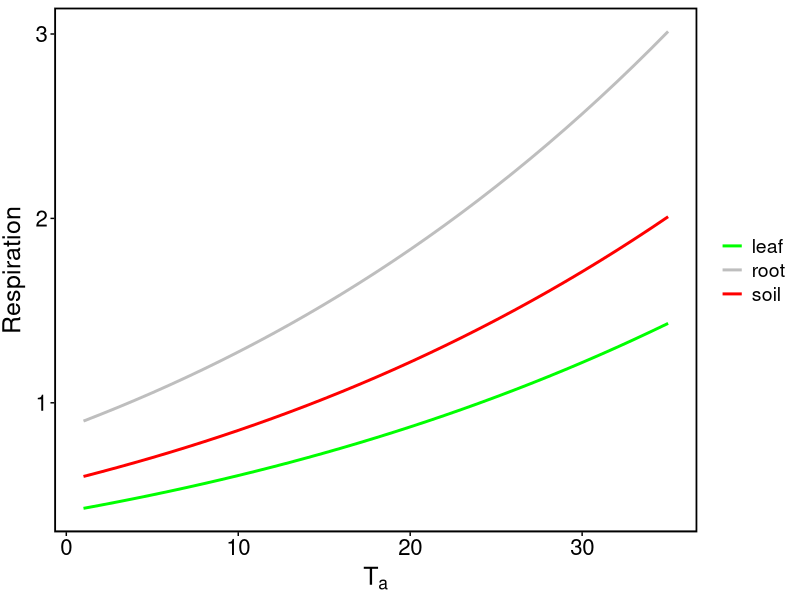
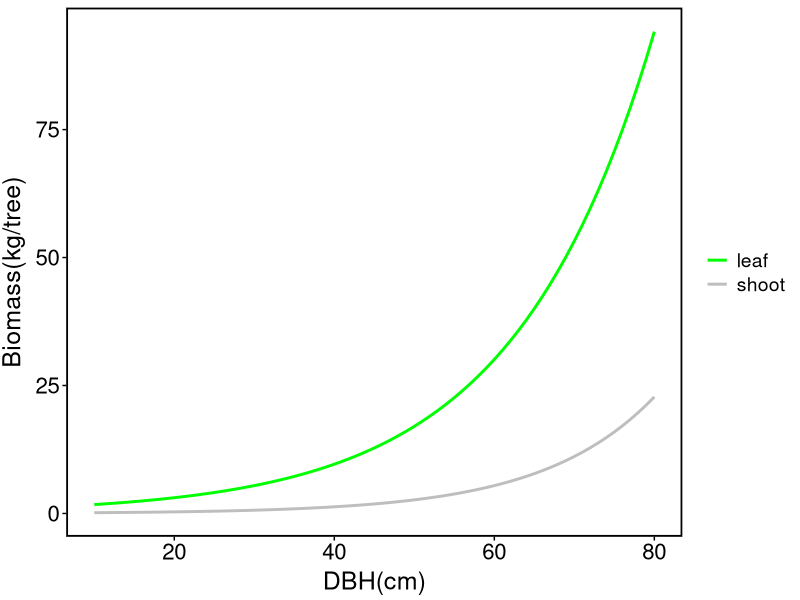
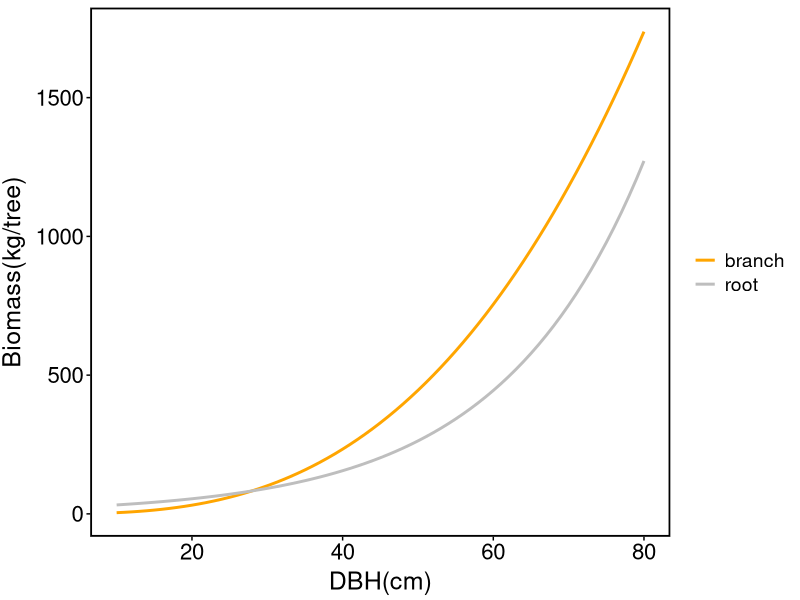
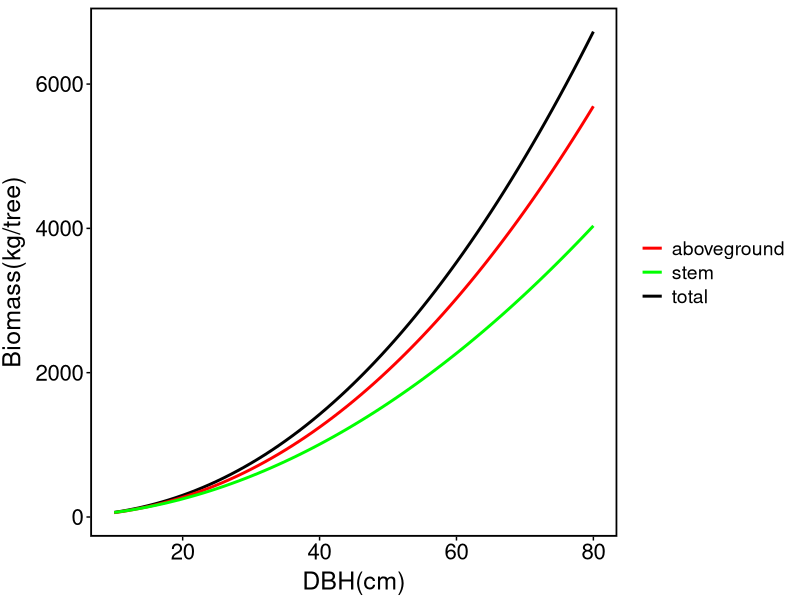

Reproduce these figures in R, in order.
require(ggplot2)
require(cowplot)

## list of definitions on respiration
##      C_B        =           A_G          +         R_f          +         R_w         +       R_r
## carbon balance     gross C assimilation     foliar respiration     woody respiration    root respiration                ----
##                                          |                                            |                                    |
##                                          |                                            |                                    |
##                                          ----------------------------------------------                                    |
##                                                                ||                                                          |
##                                                               \||/                                                         |==>           R_sr
##                                                                \/                           R_s (R_h)                      |    soil + root respiration
##                                                                R_A                      soil respiration                   |   (belowground respiration)
##                                                      aboveground respiration       (heterotrophic respiration)             |
##                                                                                In some papers, soil respiration is the     |                |
##                                                                 |              sum of root and heterotrophic respiration ----               |
##                                                                 |                                                                           |
##                                                                 -----------------------------------------------------------------------------
##                                                                                                        ||
##                                                                                                       \||/
##                                                                                                        \/
##                                                                                                        R_E
##                                                                                              ecosystem respiration
##
##
## growth respiration is not considered according to the carbon budget given by
##    Le Goff et al. 2004

#UTILS---------------------------------------------------------
require(ggplot2)
theme1 <- theme_bw()+
  theme(axis.text.x=element_text(size=16,angle=0,colour="black"),
        axis.text.y=element_text(size=16,angle=0,colour="black"),
        axis.title=element_text(size=18),
        axis.line=element_line(linetype=1,color="black",size=0.1),
        axis.ticks = element_line(colour="black"),
        panel.grid.major = element_blank(), #change the major and minor grid lines,
        panel.grid.minor = element_blank(), #if want to change, check this parameters, I think it's easier to dao that
        #strip.background = element_rect(colour = "black",size = 0.8),
        #panel.background = element_rect(colour="black", fill="white"),
        #panel.border = element_blank(),
        panel.border = element_rect(colour = "black",fill=NA,size = 1.2),
        plot.title=element_text(size=14,angle=0,colour="black", face = "italic"),
        plot.tag=element_text(size=14,angle=0,colour="black", face = "bold"),
        plot.caption=element_text(size=14,angle=0,colour="black",face = "italic"),
        axis.title.y=element_text(vjust=1.9),
        axis.title.x=element_text(vjust=0.5),
        legend.text=element_text(colour="black",size=14),
        legend.background= element_rect(fill = "transparent", color = NA),
        #legend.position = "bottom",
        legend.title = element_text(colour="black", size=14,angle=0))

#BASELINE------------------------------
## Baseline for respiration in 25 degree C
## Model adopted from Le Goff et al. 2004

Ta_25 <- 25                            #air temperature (in degree C)
Tsoil_25 <- 6.818 + 0.450 * Ta_25      #soil temperature (in degree C)
R_E25 <- 0.531 * 10^(0.057*Tsoil_25)   #ecosystem respiration (umol CO2 m-2 s-1)
R_sr25 <- 0.436 * 10^(0.0509*Tsoil_25) #belowground respiration (umol CO2 m-2 s-1) = root + soil (heterotrophic)
R_r25 <- 0.6 * R_sr25                  #root respiration (umol CO2 m-2 s-1)
R_h25 <- R_sr25 - R_r25                #heterotrophic respiration (umol CO2 m-2 s-1)


R_A25 <- R_E25 - R_sr25
R_l25 <- R_w25 <- R_A25/2

#Convert leaf respiration from umol CO2 Ground m-2 to Leaf m-2
R_l25_LA <- R_l25/(55.3/11.1)
   #where 55.3 is the leaf area, and 11.1 is the crown projection area

#TEMPERATURE----------------------------
## Scaling to other temperatures for each respiration component
##    based on Arrhenius equation
Ta <- 1:35

arrhenius <- function(observed.value, new.temp, old.temp = 25){
  return(observed.value / exp (3000 * ( 1 / (273.15 + new.temp) - 1 / (273.15 + old.temp))))
}
Rleaf <- arrhenius(R_l25, Ta)
Rwood <- arrhenius(R_w25, Ta)
Rroot <- arrhenius(R_r25, Ta)
Rhete <- arrhenius(R_h25, Ta)

ggplot()+
  geom_line(aes(x=Ta, y=Rleaf, color="leaf"), size=1)+
  geom_line(aes(x=Ta, y=Rroot, color="root"), size=1)+
  geom_line(aes(x=Ta, y=Rhete, color="soil"), size=1)+
  scale_color_manual(values = c("leaf" = "green", "root" = "grey", "soil" = "red"))+
  xlab(expression(T[a]))+ylab("Respiration")+
  theme1+theme(legend.title=element_blank())

#ALLOMETRICS---------------------------
#Krejza et al. 2017 Trees

DBH <- 10:80
LB <- 0.983896 * exp(0.057012 * DBH)        #leaf biomass (LB) - eq3
BsB <- 0.074100 * exp(0.071603 * DBH)       #shoot biomass (BsB) - eq3
BB <- 0.005318 * DBH^2.897524               #branch biomass (BB) - eq1
                                            #in this paper, shoot is a part of branch but its bionass is evaluated separately
SB <- -0.069823 * DBH + 0.631338 * DBH^2    #stem biomass (SB) - eq4
RB <- 19.004922 * exp(0.052544 * DBH)       #root biomass (RB) - eq3
TAB <- 0.381699 * DBH^2.193037              #aboveground biomass (TAB) = SB+BB - eq1
TB <- 0.364819 * DBH^2.241458               #total biomass (TB) - eq1

ggplot()+  #plot leaf and shoot biomass
  geom_line(aes(x=DBH, y=LB, color="leaf"), size=1)+
  geom_line(aes(x=DBH, y=BsB, color="shoot"), size=1)+
  scale_color_manual(values = c("leaf" = "green", "shoot" = "grey"))+
  xlab("DBH(cm)")+ylab("Biomass(kg/tree)")+
  theme1+theme(legend.title=element_blank())

ggplot()+  #plot branch and root biomass
  geom_line(aes(x=DBH, y=BB, color="branch"), size=1)+
  geom_line(aes(x=DBH, y=RB, color="root"), size=1)+
  scale_color_manual(values = c("branch" = "orange", "root" = "grey"))+
  xlab("DBH(cm)")+ylab("Biomass(kg/tree)")+
  theme1+theme(legend.title=element_blank())

ggplot()+  #plot total, aboveground, and stem biomass
  geom_line(aes(x=DBH, y=TB, color="total"), size=1)+
  geom_line(aes(x=DBH, y=TAB, color="aboveground"), size=1)+
  geom_line(aes(x=DBH, y=SB, color="stem"), size=1)+
  scale_color_manual(values = c("total" = "black", "aboveground" = "red", "stem" = "green"))+
  xlab("DBH(cm)")+ylab("Biomass(kg/tree)")+
  theme1+theme(legend.title=element_blank())

#ALLOCATION----------------------------
#determine allocation ratio
# and we assume that this ratio does not change without an impact of **substantial** stress
allocation_dat <- read.csv("allocation-data.csv") #Figure 1 Le Goff et al. 2004 EDP Sciences
prop_foliage <- sum(with(allocation_dat, allocation_dat[component=="foliage","propotion"]))/3
prop_stem <- sum(with(allocation_dat, allocation_dat[component=="stem","propotion"]))/3
prop_branch <- sum(with(allocation_dat, allocation_dat[component=="branch","propotion"]))/3
prop_root <- sum(with(allocation_dat, allocation_dat[component=="root","propotion"]))/3

